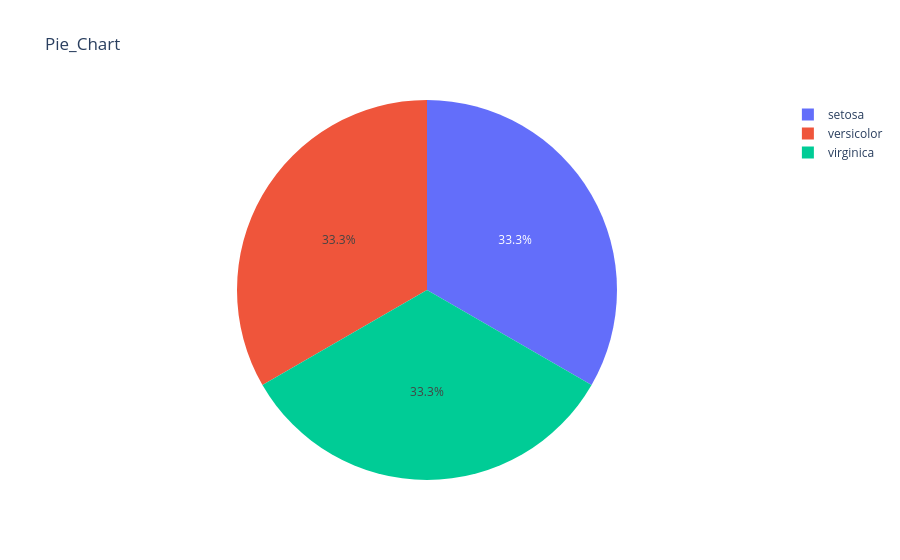

The code cell stored with this chart in its notebook:
### Code cell
count=df4["species"].value_counts().reset_index()
count.columns=["species","count"]
fig=px.pie(
    count,
    names="species",
    values="count",
    title="Pie_Chart")
fig.show()

### Figure 1 — Plotly figure (JSON) as saved in the notebook; plotly's stock layout.template omitted (floating-point values rounded to 4 significant figures)
{"data": [{"domain": {"x": [0, 1], "y": [0, 1]}, "hovertemplate": "species=%{label}<br>count=%{value}<extra></extra>", "labels": ["setosa", "versicolor", "virginica"], "legendgroup": "", "name": "", "showlegend": true, "type": "pie", "values": [50, 50, 50]}], "layout": {"legend": {"tracegroupgap": 0}, "title": {"text": "Pie_Chart"}}}
